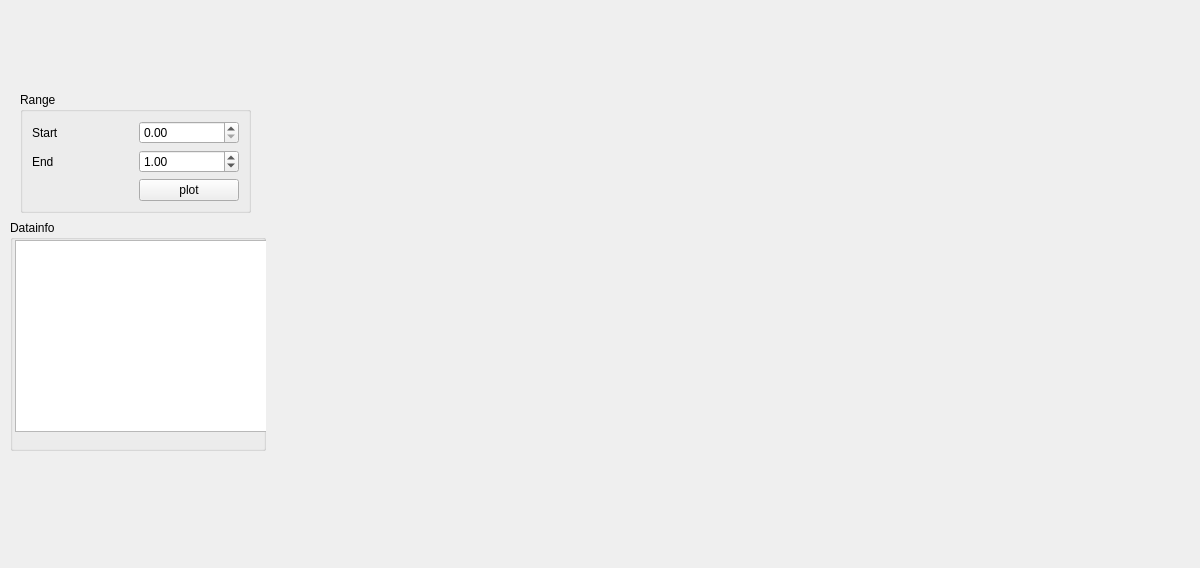
<?xml version="1.0" encoding="UTF-8"?>
<ui version="4.0">
 <class>Form</class>
 <widget class="QWidget" name="Form">
  <property name="geometry">
   <rect>
    <x>0</x>
    <y>0</y>
    <width>1200</width>
    <height>568</height>
   </rect>
  </property>
  <property name="windowTitle">
   <string>Form</string>
  </property>
  <widget class="QFrame" name="frame_plot">
   <property name="geometry">
    <rect>
     <x>290</x>
     <y>80</y>
     <width>871</width>
     <height>461</height>
    </rect>
   </property>
  </widget>
  <widget class="QGroupBox" name="groupBox">
   <property name="geometry">
    <rect>
     <x>20</x>
     <y>92</y>
     <width>231</width>
     <height>121</height>
    </rect>
   </property>
   <property name="title">
    <string>Range</string>
   </property>
   <layout class="QGridLayout" name="gridLayout">
    <item row="0" column="0">
     <widget class="QLabel" name="label">
      <property name="text">
       <string>Start</string>
      </property>
     </widget>
    </item>
    <item row="1" column="1">
     <widget class="QDoubleSpinBox" name="spinbox_end">
      <property name="value">
       <double>1.000000000000000</double>
      </property>
     </widget>
    </item>
    <item row="0" column="1">
     <widget class="QDoubleSpinBox" name="spinbox_start"/>
    </item>
    <item row="1" column="0">
     <widget class="QLabel" name="label_2">
      <property name="text">
       <string>End</string>
      </property>
     </widget>
    </item>
    <item row="2" column="1">
     <widget class="QPushButton" name="btn_plot">
      <property name="text">
       <string>plot</string>
      </property>
     </widget>
    </item>
   </layout>
  </widget>
  <widget class="QGroupBox" name="groupBox_2">
   <property name="geometry">
    <rect>
     <x>10</x>
     <y>220</y>
     <width>256</width>
     <height>231</height>
    </rect>
   </property>
   <property name="title">
    <string>Datainfo</string>
   </property>
   <widget class="QTextEdit" name="textEdit">
    <property name="geometry">
     <rect>
      <x>5</x>
      <y>20</y>
      <width>256</width>
      <height>192</height>
     </rect>
    </property>
   </widget>
  </widget>
 </widget>
 <resources/>
 <connections/>
</ui>
